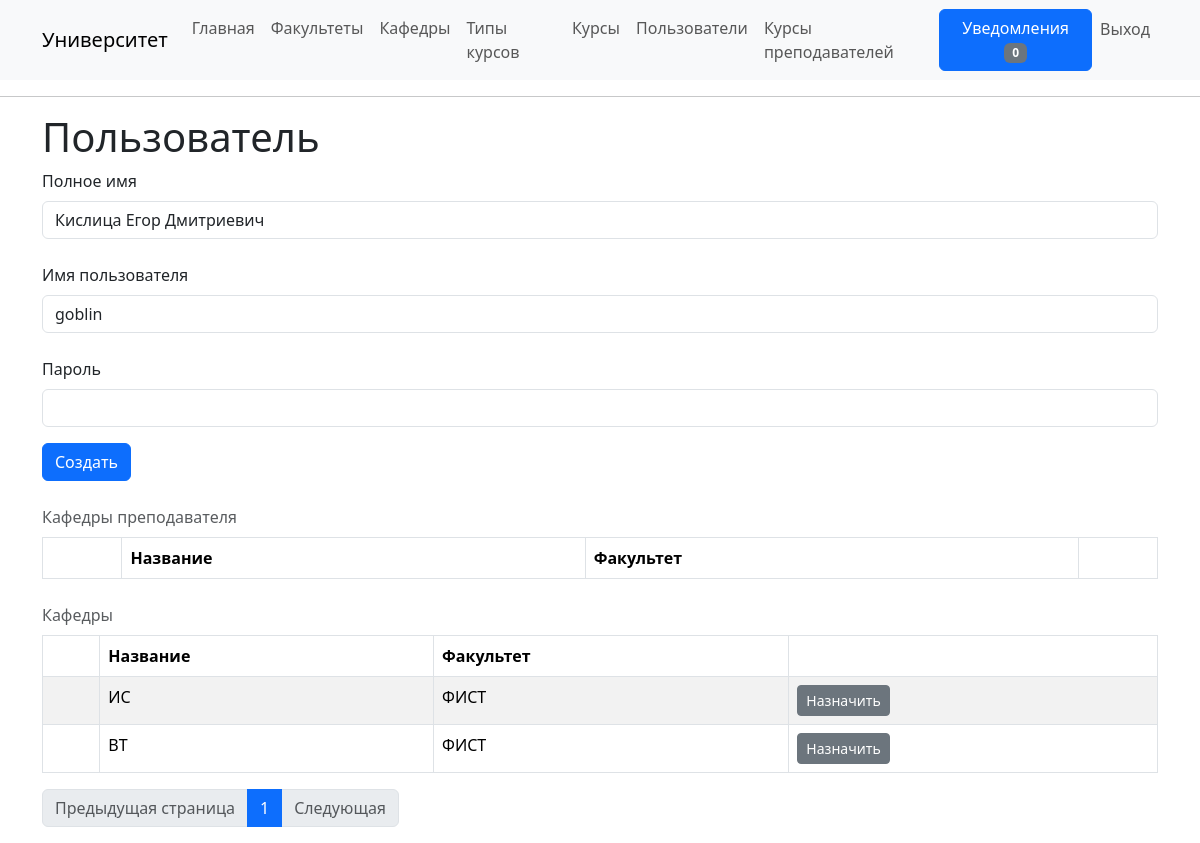
Page /users/edit/2 (signed in) on the committed database.
### app/models/user.py (models this page shows, shortened)
class User(UserMixin, db.Model):
    id: so.Mapped[int] = so.mapped_column(primary_key=True)
    username: so.Mapped[str] = so.mapped_column(
        sa.String(64), index=True, unique=True)
    full_name: so.Mapped[str] = so.mapped_column(
        sa.String(128))
    password_hash: so.Mapped[Optional[str]] = so.mapped_column(sa.String(256))
    role: so.Mapped[int] = so.mapped_column(sa.Integer, index=True)
    is_fired: so.Mapped[bool] = so.mapped_column(sa.Boolean, index=True, default=False)
    notifications: so.WriteOnlyMapped['Notification'] = so.relationship(
        back_populates='user', passive_deletes=True)
    departments: so.WriteOnlyMapped['Department'] = so.relationship(
        secondary=teachers_departments, primaryjoin=(teachers_departments.c.teacher_id == id), back_populates='teachers', passive_deletes=True)
    courses: so.WriteOnlyMapped['TeacherCourse'] = so.relationship(
        back_populates='teacher', passive_deletes=True)

### app/models/department.py (models this page shows, shortened)
class Department(db.Model):
    id: so.Mapped[int] = so.mapped_column(primary_key=True)
    name: so.Mapped[str] = so.mapped_column(
        sa.String(128), index=True, unique=True)
    faculty_id: so.Mapped[int] = so.mapped_column(
        sa.ForeignKey('faculty.id', ondelete='CASCADE'), index=True)
    faculty: so.Mapped['Faculty'] = so.relationship(
        back_populates='departments')
    teachers: so.WriteOnlyMapped['User'] = so.relationship(
        secondary=teachers_departments, primaryjoin=(teachers_departments.c.department_id == id), back_populates='departments', passive_deletes=True)

### app/models/faculty.py (models this page shows, shortened)
class Faculty(db.Model):
    id: so.Mapped[int] = so.mapped_column(primary_key=True)
    name: so.Mapped[str] = so.mapped_column(
        sa.String(128), index=True, unique=True)
    departments: so.WriteOnlyMapped['Department'] = so.relationship(
        back_populates='faculty', passive_deletes=True)

### app/routes/user_routes.py (the view)
@app.route('/users/edit/<user_id>', methods=['GET', 'POST'])
@login_required
@required_role(role=user.ADMIN)
def edit_user(user_id):
    form = EditUserForm()
    if form.validate_on_submit():
        try:
            user_service.update(UserDTO.from_form(form, id=user_id))
            return redirect(url_for('users'))
        except Exception as e:
            flash(e)
    page = request.args.get('page', 1, type=int)
    search_request = request.args.get('department_name', '', type=int)
    user = user_service.get_by_id(user_id)
    form.from_model(user)
    return render_template('users/edit_user.html', form=form, user=user, user_departments=user_service.get_departments(UserDTO(user_id)),
                           departments=department_service.get_all_paginated(page=page, search_request=search_request))

### app/forms.py
class EditUserForm(FlaskForm):
    full_name = StringField('Полное имя', validators=[DataRequired()])
    username = StringField('Имя пользователя', validators=[DataRequired(),
                                                           Length(min=6, message='Имя пользователя должно содержать минимум 6 символов')])
    password = StringField('Пароль', validators=[Optional(), Length(min=6, message='Пароль должен содержать минимум 6 символов')])
    def from_model(self, model):
        self.full_name.data = model.full_name
        self.username.data = model.username
    submit = SubmitField('Создать')

### app/routes/__init__.py (called while the page is built)
@login.user_loader
def load_user(id):
  return user_service.get_by_id(id)

### app/services/department_service.py (called while the page is built)
def get_all_paginated(page: int, faculties=None, search_request=None):
    try:
        query = sa.select(Department)
        conditions = []
        if faculties is not None:
            conditions.append(Department.faculty_id.in_(faculties))
        if search_request is not None:
            conditions.append(Department.name.ilike(f'%{search_request}%'))
        app.logger.info(f"условия {conditions}")
        if conditions:
            query = query.where(sa.and_(*conditions))
        query = query.order_by(Department.faculty_id)
        return db.paginate(query, page=page, per_page=app.config['DEPARTMENTS_PER_PAGE'], error_out=False)
    except Exception as e:
        db.session.rollback()
        app.logger.error(e)
        raise Exception('Неизвестная ошибка')

### app/services/user_service.py (called while the page is built)
def get_by_id(id: int):
    try:
        res = db.session.get(User, id)
        if res is None:
            raise ValueError(f'Пользователь с id = {id} не существует')
        return res
    except ValueError as e:
        db.session.rollback()
        app.logger.error(e)
        raise
    except Exception as e:
        db.session.rollback()
        app.logger.error(e)
        raise Exception('Неизвестная ошибка')

def get_departments(userDTO: UserDTO):
    try:
        user = None
        if userDTO.id is not None:
            user = get_by_id(userDTO.id)
        else:
            user = get_by_username(userDTO.name)
        return db.session.scalars(user.departments.select()).all()
    except ValueError:
        db.session.rollback()
        raise
    except Exception as e:
        db.session.rollback()
        app.logger.error(e)
        raise Exception('Неизвестная ошибка')

### app/templates/users/edit_user.html (shortened to what this page needs)
{% extends "base.html" %}
{% block content %}
    <h1>Пользователь</h1>
    <form action="" method="post" novalidate>
    <p>
        {{ form.full_name.label(class="form-label") }}<br>
        {{ form.full_name(size=128, class="form-control") }}<br>
        {{ form.username.label(class="form-label") }}<br>
        {{ form.username(size=128, class="form-control") }}<br>
        {{ form.password.label(class="form-label") }}<br>
        {{ form.password(class="form-control") }}
    </p>
    <p>{{ form.submit(class="btn btn-primary") }}</p>
    </form>
    {% if user and user.role == 1 %}
        <table id="user-departments" class="table table-striped table-bordered caption-top" style="width:100%">
            <caption>Кафедры преподавателя</caption>
            <thead>
                <tr>
                    <th> </th>
                    <th> Название </th>
                    <th> Факультет </th>
                    <th></th>
                </tr>
            </thead>
        </table>
        <table id="departments-table" class="table table-striped table-bordered caption-top" style="width:100%">
            <caption>Кафедры</caption>
            <thead>
                <tr>
                    <th> </th>
                    <th> Название </th>
                    <th> Факультет </th>
                    <th></th>
                </tr>
            </thead>
            <tbody>
                {% for department in departments.items %}
                    <tr id="department{{ department.id }}">
                        <td></td>
                        <td>{{department.name}}</td>
                        <td>{{department.faculty.name}}</td>
                        <td>
                            <button class="btn btn-secondary btn-sm add-btn"
                                    data-item-id="{{ department.id }}">
                                Назначить
                            </button>
                        </td>
                    </tr>
                {% endfor %}
            </tbody>
        </table>
        <ul class="pagination">
            {% if departments.has_prev %}
             <li class="page-item"><a class="page-link" href="{{ url_for('edit_user', user_id=user.id, page=departments.prev_num, faculty_id=request.args.get('faculty_id')) }}">Предыдущая страница</a></li>
            {% else %}
             <li class="page-item disabled"><span class="page-link">Предыдущая страница</span>
            {% endif %}
             </li>
            {% for page in departments.iter_pages(left_edge=2, right_edge=2, left_current=1, right_current=1) %}
            {% if page == departments.page %}
             <li class="page-item active"><a class="page-link" href="{{ url_for('edit_user', user_id=user.id, page=page, faculty_id=request.args.get('faculty_id')) }}">{{ page }}</a></li>
            {% elif page %}
             <li class="page-item"><a class="page-link" href="{{ url_for('edit_user', user_id=user.id, page=page, faculty_id=request.args.get('faculty_id')) }}">{{ page }}</a></li>
            {% else %}
             <li class="page-item disabled" id="example_ellipsis"><a href="#" class="page-link">…</a></li>
            {% endif %}
            {% endfor %}
            {% if departments.has_next %}
             <li class="page-item"><a class="page-link" href="{{ url_for('edit_user', user_id=user.id, page=departments.next_num, faculty_id=request.args.get('faculty_id')) }}">Следующая</a></li>
            {% else %}
             <li class="page-item disabled"><span class="page-link">Следующая</span>
            {% endif %}
        </ul>
    </div>
    {% endif %}
{% endblock %}

### rows in the picture
User: full_name "Кислица Егор Дмитриевич", username "goblin"
Department: name "ИС", faculty.name "ФИСТ"
Department: name "ВТ", faculty.name "ФИСТ"

### other values in the picture
{{ page }} "1"
